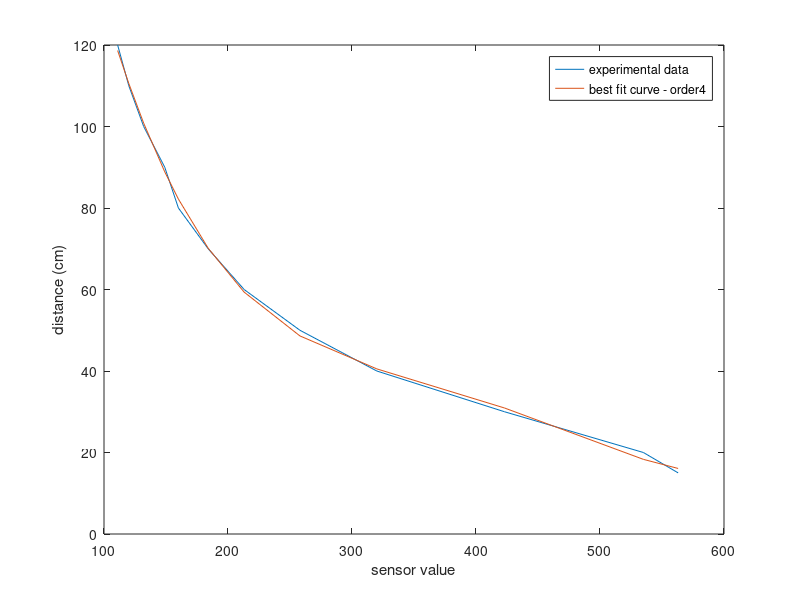

This chart was generated by the following MATLAB code:
clear
close all

order = 4;
distances = [15, linspace(20,120,11)];
sensorVals = [563, 535, 423, 320, 258, 213, 184, 160, 149, 132, 120, 111];

plot(sensorVals, distances);

coeffs = polyfit(sensorVals, distances, order);
calDistances = zeros(1,length(sensorVals));

for i = 1:length(coeffs)
    power = length(coeffs)-i;
    calDistances = calDistances + coeffs(i).*sensorVals.^power;
end

hold on
plot(sensorVals, calDistances);
legend2 = strcat("best fit curve - order ", int2str(order));
legend('experimental data', legend2);
xlabel('sensor value')
ylabel('distance (cm)')